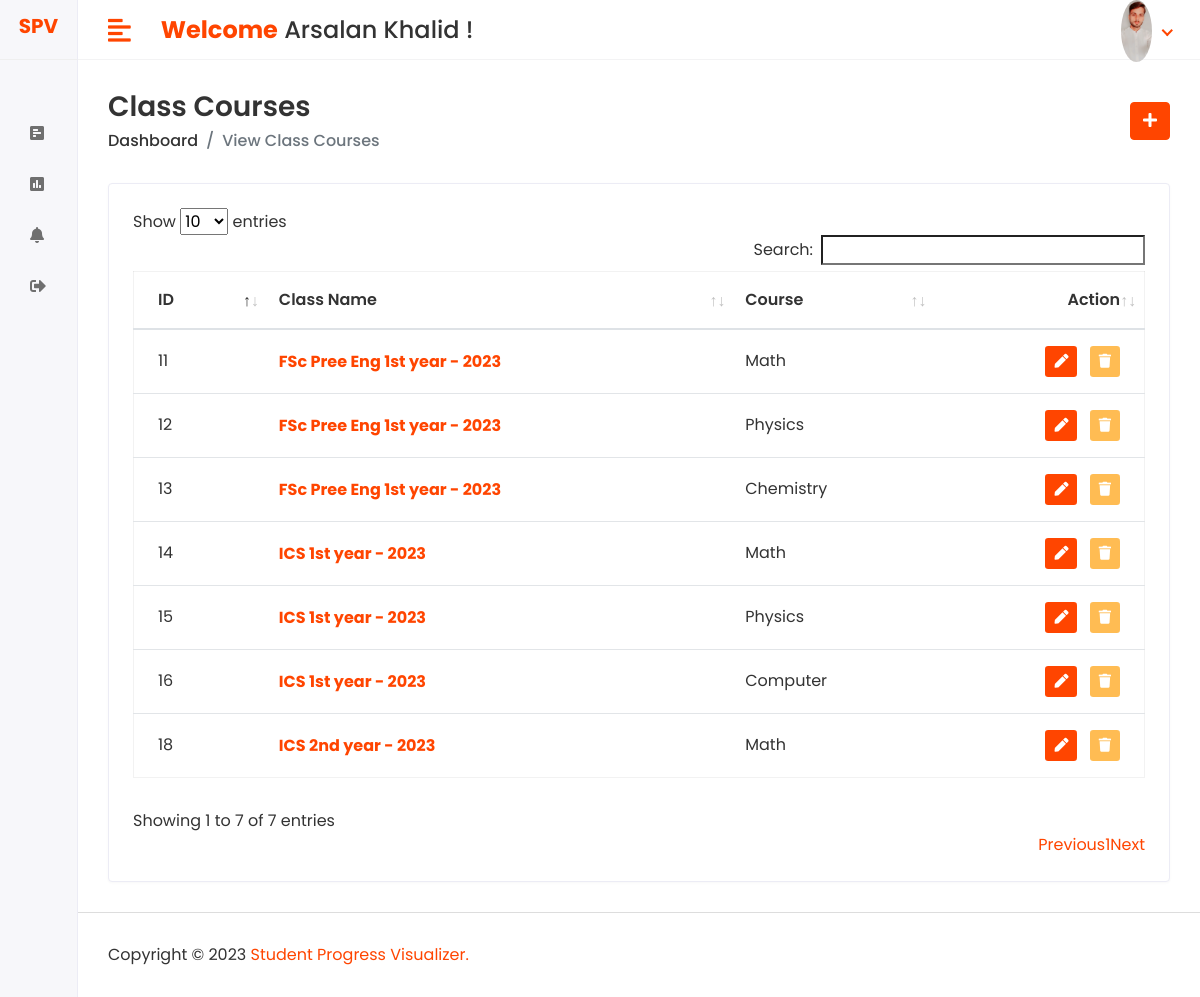
The page /Hod/Class/Course/View (signed in) on the database its author committed.
### FYP_App/models.py (models this page shows, shortened)
class CustomUser(AbstractUser):
    USER = (
        (1, 'HOD'),
        (2, 'STAFF'),
        (3, 'STUDENT'),
    )
    user_type = models.IntegerField(choices=USER, default=1)
    profile_pic = models.ImageField(upload_to='media/profile_pic')

class Class_Course(models.Model):
    class_ref = models.ForeignKey(Class, on_delete=models.CASCADE)
    course = models.ForeignKey(Course, on_delete=models.CASCADE)

class Class(models.Model):
    class_name= models.CharField(max_length=100)
    session_id = models.ForeignKey(Session_Year,on_delete=models.DO_NOTHING)
    def __str__(self):
        return self.class_name + " - " + str(self.session_id)

class Session_Year(models.Model):
    session = models.CharField(max_length=4)
    def __str__(self):
        return self.session

class Course(models.Model):
    name = models.CharField(max_length=100)
    created_at = models.DateTimeField(auto_now_add=True)
    updated_at = models.DateTimeField(auto_now=True)
    def __str__(self):
        return self.name

### FYP_Fold/HOD_views.py (the view)
# urls.py: path('Hod/Class/Course/View', HOD_views.VIEW_CLASS_COURSE, name="view_class_course"),
@login_required(login_url='/')
def VIEW_CLASS_COURSE(request):
    cls_course = Class_Course.objects.all()
    context = {
        'cls_course': cls_course,
    }
    return render(request, 'HOD/view_class_course.html', context)

### templates/HOD/view_class_course.html (shortened to what this page needs)
{% extends 'base.html' %}
{% block content %}
<div class="content container-fluid">
   <div class="page-header">
      <div class="row align-items-center">
         <div class="col">
            <h3 class="page-title">Class Courses</h3>
            <ul class="breadcrumb">
               <li class="breadcrumb-item"><a href="{% url 'hod_home' %}">Dashboard</a></li>
               <li class="breadcrumb-item active">View Class Courses</li>
            </ul>
         </div>
         <div class="col-auto text-right float-right ml-auto">
            <a href="{% url 'add_class_course' %}" class="btn btn-primary"><i class="fas fa-plus"></i></a>
         </div>
      </div>
   </div>
   <div class="row">
      <div class="col-sm-12">
         <div class="card card-table">
            <div class="card-body">
               <div class="table-responsive">
                  <table id="table_id" class="table table-hover table-center mb-0">
                     <thead>
                     <tr>
                        <th>ID</th>
                        <th>Class Name</th>
                        <th>Course</th>
                        <th class="text-right">Action</th>
                     </tr>
                     </thead>
                     <tbody>
                     {% for i in cls_course %}
                        <td>{{i.id}}</td>
                        <td>
                           <h2 class="table-avatar">
                              <a href="student-details.html">{{i.class_ref}}</a>
                           </h2>
                        </td>
                        <td>{{i.course}}</td>
                        <td class="text-right">
                           <div class="actions">
                              <a href="{% url 'edit_class_course' i.id %}" class="btn btn-sm bg-success-light mr-2">
                                 <i class="fas fa-pen"></i>
                              </a>
                              <a href="{% url 'delete_class_course' i.id %}" class="btn btn-sm bg-danger-light">
                                 <i class="fas fa-trash"></i>
                              </a>
                           </div>
                        </td>
                     {% endfor %}
                     </tbody>
                  </table>
               </div>
            </div>
         </div>
      </div>
   </div>
</div>
{% endblock %}

### templates/includes/header.html (shortened to what this page needs)
{% load static %}
<div class="header">
            <div class="header-left">
                {% if user.user_type == 1 %}
               <a href="{% url 'hod_home' %}" class="logo logo-small">
                  <h5><b>SPV</b></h5>
               </a>
                 {% elif user.user_type == 2 %}
                <a href="{% url 'staff_home' %}" class="logo logo-small">
                  <h5><b>SPV</b></h5>
               </a>
                {% else %}
                <a href="{% url 'student_home' %}" class="logo logo-small">
                  <h5><b>SPV</b></h5>
               </a>
                {% endif %}
            </div>
            <a href="javascript:void(0);" id="toggle_btn">
            <i class="fas fa-align-left color-orange"></i>
            </a>
            <div class="top-nav-search mt-3">
               <h4><strong class="color-orange">Welcome</strong> <span>{{user.first_name}} {{user.last_name}} !</span></h4>
            </div>
            <ul class="nav user-menu">
               <li class="nav-item dropdown has-arrow">
                  <a href="#" class="dropdown-toggle nav-link" data-toggle="dropdown">
                      {% if user.profile_pic == "" %}
                        <span class="user-img"><img class="rounded-circle" src="{% static 'assets/img/login.jpg' %}" width="31" alt="{{user.last_name}}"></span>
                      {% else %}
                        <span class="user-img"><img class="rounded-circle" src="/{{user.profile_pic}}" width="31" alt="{{user.last_name}}"></span>
                      {% endif %}
                  </a>
               </li>
            </ul>
         </div>

### static/assets/css/style.css (style rules this page uses)
html { height: 100%; }
body { background-color: #fff; color: #333; font-family: 'Poppins', sans-serif; font-size: 1rem; height: 100%; line-height: 1.5; overflow-x: hidden; }
.color-orange { color: orangered; }
h1, h2, h3, h4, h5, h6 { font-family: 'Poppins', sans-serif; margin-top: 0; }
a { color: orangered; }
input, button, a { transition: all 0.4s ease; -moz-transition: all 0.4s ease; -o-transition: all 0.4s ease; -ms-transition: all 0.4s ease; -webkit-transition: all 0.4s ease; }
ul, ol { padding: 0px; list-style: none; }
.table { color: #333; max-width: 100%; margin-bottom: 0; width: 100%; }
.table.dataTable { border-collapse: collapse !important; border: 1px solid rgba(0, 0, 0, 0.05); }
table.table td h2 { display: inline-block; font-size: inherit; font-weight: 400; margin: 0; padding: 0; vertical-align: middle; }
table.table td h2.table-avatar { align-items: center; display: inline-flex; font-size: inherit; font-weight: 400; margin: 0; padding: 0; vertical-align: middle; white-space: nowrap; }
table.table td h2 a { color: orangered; font-weight:bold; }
.table thead tr th { font-weight: 600; }
.table.table-center td, .table.table-center th { vertical-align: middle; }
.card-table .card-body .table > thead > tr > th { border-top: 0; }
.card-table .card-body .table tr td:first-child, .card-table .card-body .table tr th:first-child { padding-left: 1.5rem; }
.card-table .card-body .table tr td:last-child, .card-table .card-body .table tr th:last-child { padding-right: 1.5rem; }
.card-table .table td, .card-table .table th { border-top: 1px solid #e2e5e8; padding: 1rem 0.75rem; white-space: nowrap; }
.btn-primary { background-color: orangered; border: 1px solid orangered; }
.card { border: 1px solid #ececf5; box-shadow: 0 1px 3px 0 rgba(0, 0, 0, 0.03); margin-bottom: 1.875rem; }
.card-body { padding: 1.5rem; }
.bg-danger-light { background-color:#FFBC53 !important; color:#fff !important; }
.bg-success-light { background-color: orangered; color: #fff; }
.header { background-color: #fff; border-bottom: 1px solid #f3f3f4; left: 0; position: fixed; right: 0; top: 0; z-index: 1001; height: 60px; }
.header .header-left { float: left; height: 60px; padding: 0 20px; position: relative; width: 320px; z-index: 1; transition: all 0.2s ease-in-out; background-color: #f7f7fa; border-bottom: 1px solid #efefef; border-right: 1px solid #ececf5; display: flex; align-items: center; }
.mini-sidebar .header .header-left { justify-content: center; }
.header .header-left .logo { display: inline-block; line-height: 60px; }
.header-left .logo.logo-small { display: none; }
.header .dropdown-toggle:after { display: none; }
.header .has-arrow .dropdown-toggle:after { border-top: 0; border-left: 0; border-bottom: 2px solid orangered; border-right: 2px solid orangered; content: ''; height: 8px; display: inline-block; pointer-events: none; -webkit-transform-origin: 66% 66%; -ms-transform-origin: 66% 66%; transform-origin: 66% 66%; -webkit-transform: rotate(45deg); -ms-transform: rotate(45deg); transform: rotate(45deg); -webkit-transition: all 0.15s ease-in-out; transition: all 0.15s ease-in-out; width: 8px; vertical-align: 0px; }
.user-menu { float: right; margin: 0; position: relative; z-index: 99; padding-right: 15px; }
.user-menu.nav > li > a { color: #a0a0a0; font-size: 14px; line-height: 58px; padding: 0 15px; height: 60px; }
.user-img { margin-right: 3px; position: relative; }
.top-nav-search { float: left; margin-left: 15px; }
.page-wrapper > .content { padding: 1.875rem 1.875rem 0; }
.page-header { margin-bottom: 1.875rem; }
.page-header .breadcrumb { background-color: transparent; color: #6c757d; font-size: 1rem; font-weight: 500; margin-bottom: 0; padding: 0; }
.page-header .breadcrumb a { color: #333; }
.page-title { font-size: 28px; font-weight: 600; color: #333; margin-bottom: 5px; }
@media (min-width: 992px) { #toggle_btn { align-items: center; color: orangered; display: inline-flex; float: left; font-size: 26px; height: 60px; justify-content: center; margin-left: 15px; padding: 0 15px; } }
@media (min-width: 992px) { .mini-sidebar .header .header-left .logo { display: none; } }
@media (min-width: 992px) { .mini-sidebar .header-left .logo.logo-small { display: block; } }
@media (min-width: 992px) { .mini-sidebar .header .header-left { padding: 0 5px; width: 78px; } }

### rows shown on the page
CustomUser: first_name "Arsalan", last_name "Khalid", profile_pic (picture)
Class_Course: id "11", class_ref "FSc Pree Eng 1st year - 2023", course "Math"
Class_Course: id "12", class_ref "FSc Pree Eng 1st year - 2023", course "Physics"
Class_Course: id "13", class_ref "FSc Pree Eng 1st year - 2023", course "Chemistry"
Class_Course: id "14", class_ref "ICS 1st year - 2023", course "Math"
Class_Course: id "15", class_ref "ICS 1st year - 2023", course "Physics"
Class_Course: id "16", class_ref "ICS 1st year - 2023", course "Computer"
Class_Course: id "18", class_ref "ICS 2nd year - 2023", course "Math"
